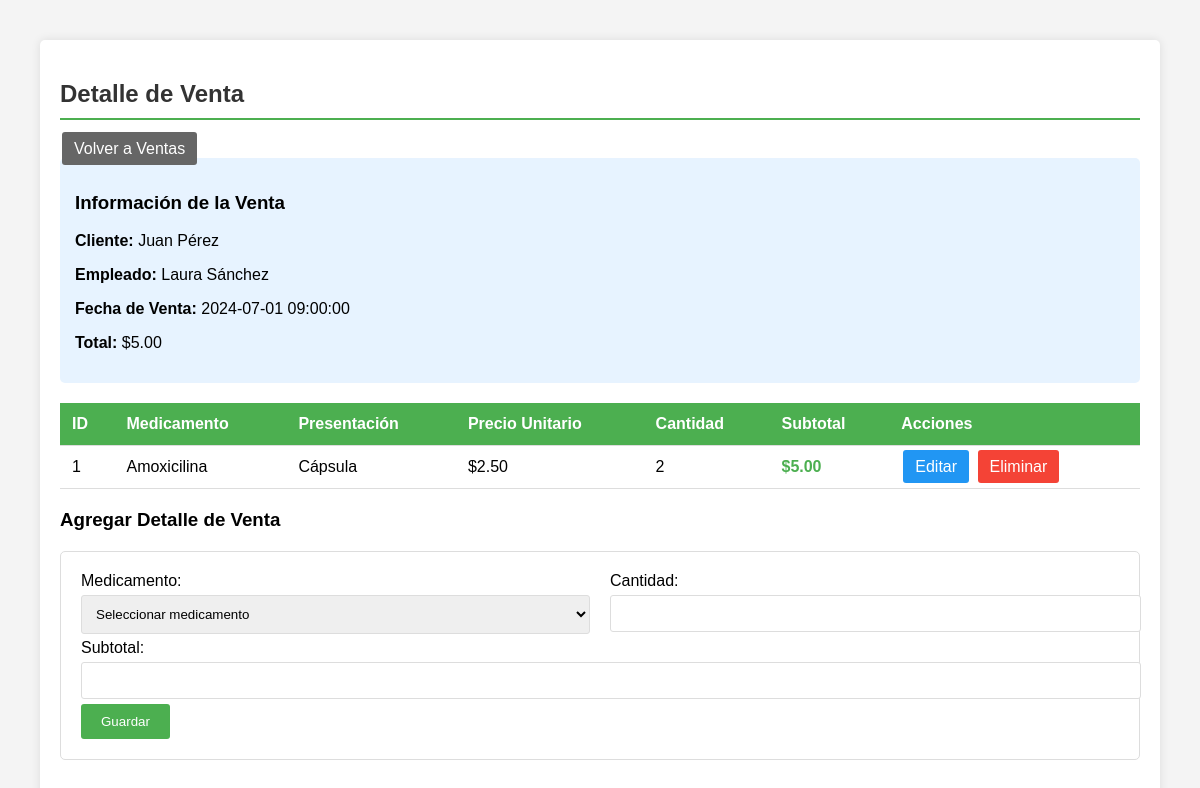
The page /crud_detalle_venta.php?venta_id=1 (signed in) on the database its author committed.
### tables this page shows
CREATE TABLE `venta` (
  `id_venta` int(11) NOT NULL,
  `id_cliente` int(11) DEFAULT NULL,
  `id_empleado` int(11) DEFAULT NULL,
  `fecha_venta` datetime DEFAULT NULL,
  `total` decimal(6,2) DEFAULT NULL
);

CREATE TABLE `cliente` (
  `id_cliente` int(11) NOT NULL,
  `nombre_cliente` varchar(100) DEFAULT NULL,
  `cedula` varchar(10) DEFAULT NULL,
  `telefono` varchar(20) DEFAULT NULL,
  `correo` varchar(100) DEFAULT NULL,
  `fecha_registro` date DEFAULT NULL
);

CREATE TABLE `empleado` (
  `id_empleado` int(11) NOT NULL,
  `nombre_empleado` varchar(100) DEFAULT NULL,
  `cargo` varchar(50) DEFAULT NULL,
  `turno` varchar(20) DEFAULT NULL,
  `fecha_contrato` date DEFAULT NULL
);

CREATE TABLE `detalleventa` (
  `id_detalle` int(11) NOT NULL,
  `id_venta` int(11) DEFAULT NULL,
  `id_medicamento` int(11) DEFAULT NULL,
  `cantidad` int(11) DEFAULT NULL,
  `subtotal` decimal(6,2) DEFAULT NULL
);

CREATE TABLE `medicamento` (
  `id_medicamento` int(11) NOT NULL,
  `nombre_medicamento` varchar(100) DEFAULT NULL,
  `principio_activo` varchar(100) DEFAULT NULL,
  `presentacion` varchar(50) DEFAULT NULL,
  `fecha_caducidad` date DEFAULT NULL,
  `stock` int(11) DEFAULT NULL,
  `precio_unitario` decimal(5,2) DEFAULT NULL,
  `id_proveedor` int(11) DEFAULT NULL,
  `id_categoria` int(11) DEFAULT NULL
);

### crud_detalle_venta.php (the view, shortened to what this page needs)
<?php
include 'config.php';
$rol = $_SESSION['rol'];
$venta_id = isset($_GET['venta_id']) ? intval($_GET['venta_id']) : 0;
$venta_info = $conn->query("
    SELECT v.*, c.nombre_cliente, e.nombre_empleado
    FROM Venta v
    LEFT JOIN Cliente c ON v.id_cliente = c.id_cliente
    LEFT JOIN Empleado e ON v.id_empleado = e.id_empleado
    WHERE v.id_venta = $venta_id
")->fetch_assoc();
$result = $conn->query("
    SELECT dv.*, m.nombre_medicamento, m.presentacion, m.precio_unitario
    FROM DetalleVenta dv
    LEFT JOIN Medicamento m ON dv.id_medicamento = m.id_medicamento
    WHERE dv.id_venta = $venta_id
    ORDER BY dv.id_detalle
");
$edit = null;
$solo_lectura = ($rol == 'Supervisor');
?>
<!DOCTYPE html>
<html>
<head>
</head>
<body>
<div class="container">
    <h2>Detalle de Venta</h2>
    <a href="crud_ventas.php" class="btn btn-back">Volver a Ventas</a>
    <div class="venta-info">
        <h3>Información de la Venta</h3>
        <p><strong>Cliente:</strong> <?= htmlspecialchars($venta_info['nombre_cliente']) ?></p>
        <p><strong>Empleado:</strong> <?= htmlspecialchars($venta_info['nombre_empleado']) ?></p>
        <p><strong>Fecha de Venta:</strong> <?= $venta_info['fecha_venta'] ?></p>
        <p><strong>Total:</strong> $<?= number_format($venta_info['total'], 2) ?></p>
    </div>
    <table>
        <tr>
            <th>ID</th>
            <th>Medicamento</th>
            <th>Presentación</th>
            <th>Precio Unitario</th>
            <th>Cantidad</th>
            <th>Subtotal</th>
            <?php if (!$solo_lectura): ?><th>Acciones</th><?php endif; ?>
        </tr>
        <?php while($row = $result->fetch_assoc()): ?>
        <tr>
            <td><?= $row['id_detalle'] ?></td>
            <td><?= htmlspecialchars($row['nombre_medicamento']) ?></td>
            <td><?= htmlspecialchars($row['presentacion']) ?></td>
            <td>$<?= number_format($row['precio_unitario'], 2) ?></td>
            <td><?= $row['cantidad'] ?></td>
            <td class="subtotal">$<?= number_format($row['subtotal'], 2) ?></td>
            <?php if (!$solo_lectura): ?>
            <td>
                <a href="?venta_id=<?= $venta_id ?>&editar=<?= $row['id_detalle'] ?>" class="btn btn-edit">Editar</a>
                <a href="?venta_id=<?= $venta_id ?>&eliminar=<?= $row['id_detalle'] ?>" class="btn btn-delete" onclick="return confirm('¿Estás seguro de eliminar este detalle?')">Eliminar</a>
            </td>
            <?php endif; ?>
        </tr>
        <?php endwhile; ?>
    </table>
    <?php if (!$solo_lectura): ?>
    <h3><?= $edit ? 'Editar' : 'Agregar' ?> Detalle de Venta</h3>
    <form method="post">
        <div class="form-row">
            <div class="form-group">
                <label>Medicamento:</label>
                <select name="id_medicamento" required>
                    <option value="">Seleccionar medicamento</option>
                </select>
            </div>
            <div class="form-group">
                <label>Cantidad:</label>
                <input type="number" name="cantidad" value="<?= $edit['cantidad'] ?? '' ?>" min="1" required>
            </div>
        </div>
        <div class="form-group">
            <label>Subtotal:</label>
            <input type="number" step="0.01" name="subtotal" value="<?= $edit['subtotal'] ?? '' ?>" min="0" required>
        </div>
        <input type="submit" value="<?= $edit ? 'Actualizar' : 'Guardar' ?>">
    </form>
    <?php endif; ?>
</div>
</body>
</html>

### crud_detalle_venta.php (style rules this page uses)
body { font-family: Arial, sans-serif; margin: 40px; background-color: #f4f4f4; }
.container { max-width: 1200px; margin: 0 auto; background-color: white; padding: 20px; border-radius: 5px; box-shadow: 0 0 10px rgba(0,0,0,0.1); }
h2 { color: #333; border-bottom: 2px solid #4CAF50; padding-bottom: 10px; }
.venta-info { background-color: #e7f3ff; padding: 15px; border-radius: 5px; margin-bottom: 20px; }
table { width: 100%; border-collapse: collapse; margin: 20px 0; }
th, td { padding: 12px; text-align: left; border-bottom: 1px solid #ddd; }
th { background-color: #4CAF50; color: white; }
.btn { padding: 8px 12px; text-decoration: none; border-radius: 3px; margin: 2px; }
.btn-edit { background-color: #2196F3; color: white; }
.btn-delete { background-color: #f44336; color: white; }
.btn-back { background-color: #666; color: white; }
form { margin: 20px 0; padding: 20px; border: 1px solid #ddd; border-radius: 5px; }
input[type="text"], input[type="number"], select { width: 100%; padding: 10px; margin: 5px 0; border: 1px solid #ddd; border-radius: 3px; }
input[type="submit"] { background-color: #4CAF50; color: white; padding: 10px 20px; border: none; border-radius: 3px; cursor: pointer; }
.form-row { display: flex; gap: 20px; }
.form-group { flex: 1; }
.subtotal { font-weight: bold; color: #4CAF50; }

### rows shown on the page
venta: id_cliente.nombre_cliente "Juan Pérez", id_empleado.nombre_empleado "Laura Sánchez", fecha_venta "2024-07-01 09:00:00", total "5.00"
detalleventa: id_detalle "1", id_medicamento.nombre_medicamento "Amoxicilina", id_medicamento.presentacion "Cápsula", id_medicamento.precio_unitario "2.50", cantidad "2", subtotal "5.00"
